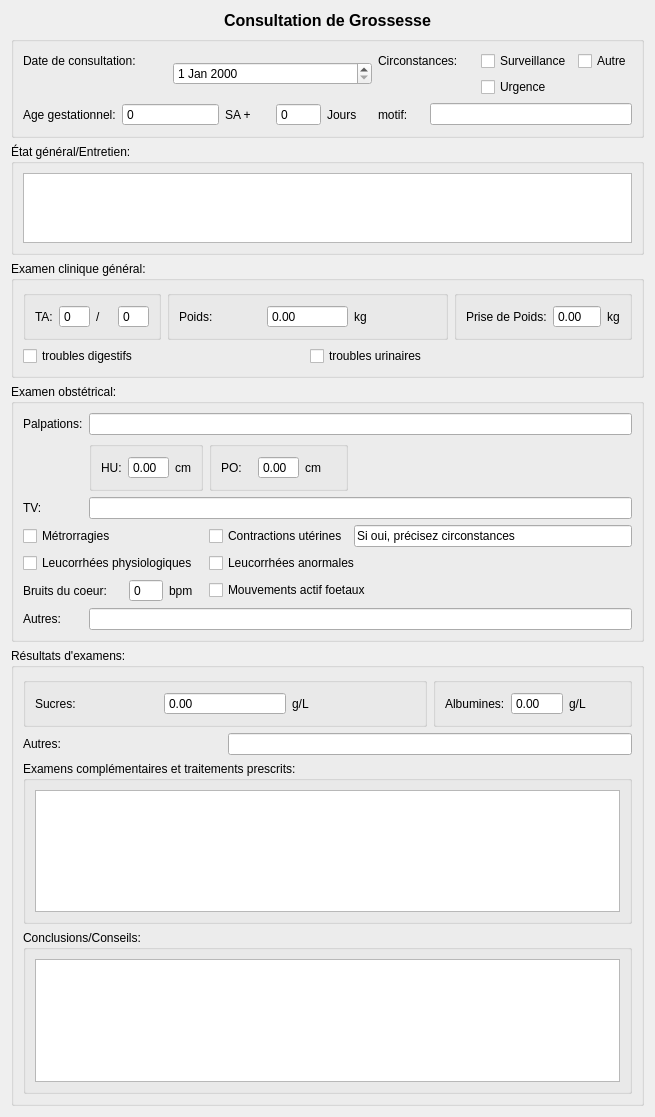
<?xml version="1.0" encoding="UTF-8"?>
<ui version="4.0">
 <class>widget</class>
 <widget class="QWidget" name="widget">
  <property name="geometry">
   <rect>
    <x>0</x>
    <y>0</y>
    <width>655</width>
    <height>1117</height>
   </rect>
  </property>
  <property name="windowTitle">
   <string>Dialog</string>
  </property>
  <layout class="QGridLayout" name="gridLayout">
   <item row="0" column="0">
    <layout class="QVBoxLayout" name="verticalLayout">
     <item>
      <layout class="QHBoxLayout" name="horizontalLayout">
       <item>
        <widget class="QLabel" name="label_4">
         <property name="text">
          <string/>
         </property>
        </widget>
       </item>
       <item>
        <widget class="QLabel" name="label_3">
         <property name="sizePolicy">
          <sizepolicy hsizetype="Preferred" vsizetype="Preferred">
           <horstretch>0</horstretch>
           <verstretch>0</verstretch>
          </sizepolicy>
         </property>
         <property name="text">
          <string>&lt;!DOCTYPE HTML PUBLIC &quot;-//W3C//DTD HTML 4.0//EN&quot; &quot;http://www.w3.org/TR/REC-html40/strict.dtd&quot;&gt;
&lt;html&gt;&lt;head&gt;&lt;meta name=&quot;qrichtext&quot; content=&quot;1&quot; /&gt;&lt;style type=&quot;text/css&quot;&gt;
p, li { white-space: pre-wrap; }
&lt;/style&gt;&lt;/head&gt;&lt;body style=&quot; font-family:'Sans Serif'; font-size:9pt; font-weight:400; font-style:normal;&quot;&gt;
&lt;p style=&quot; margin-top:0px; margin-bottom:0px; margin-left:0px; margin-right:0px; -qt-block-indent:0; text-indent:0px;&quot;&gt;&lt;span style=&quot; font-size:12pt; font-weight:600;&quot;&gt;Consultation de Grossesse&lt;/span&gt;&lt;/p&gt;&lt;/body&gt;&lt;/html&gt;</string>
         </property>
         <property name="textFormat">
          <enum>Qt::RichText</enum>
         </property>
        </widget>
       </item>
       <item>
        <widget class="QLabel" name="label">
         <property name="text">
          <string/>
         </property>
        </widget>
       </item>
      </layout>
     </item>
    </layout>
   </item>
   <item row="1" column="0">
    <widget class="QGroupBox" name="generalGroup">
     <property name="title">
      <string/>
     </property>
     <layout class="QGridLayout" name="gridLayout_2">
      <item row="0" column="0" colspan="2">
       <widget class="QLabel" name="label_2">
        <property name="text">
         <string>Date de consultation:</string>
        </property>
       </widget>
      </item>
      <item row="0" column="2" rowspan="2" colspan="4">
       <widget class="QDateEdit" name="dateEdit"/>
      </item>
      <item row="0" column="6" colspan="2">
       <widget class="QLabel" name="label_6">
        <property name="text">
         <string>Circonstances:</string>
        </property>
       </widget>
      </item>
      <item row="0" column="8">
       <widget class="QCheckBox" name="checkBox">
        <property name="text">
         <string>Surveillance</string>
        </property>
       </widget>
      </item>
      <item row="0" column="9">
       <widget class="QCheckBox" name="checkBox_3">
        <property name="text">
         <string>Autre</string>
        </property>
       </widget>
      </item>
      <item row="1" column="8" colspan="2">
       <widget class="QCheckBox" name="checkBox_2">
        <property name="text">
         <string>Urgence</string>
        </property>
       </widget>
      </item>
      <item row="2" column="0">
       <widget class="QLabel" name="label_5">
        <property name="text">
         <string>Age gestationnel:</string>
        </property>
       </widget>
      </item>
      <item row="2" column="1" colspan="2">
       <widget class="QSpinBox" name="spinBox">
        <property name="buttonSymbols">
         <enum>QAbstractSpinBox::NoButtons</enum>
        </property>
        <property name="maximum">
         <number>50</number>
        </property>
       </widget>
      </item>
      <item row="2" column="3">
       <widget class="QLabel" name="label_11">
        <property name="text">
         <string>SA +</string>
        </property>
       </widget>
      </item>
      <item row="2" column="4">
       <widget class="QSpinBox" name="spinBox_3">
        <property name="buttonSymbols">
         <enum>QAbstractSpinBox::NoButtons</enum>
        </property>
        <property name="maximum">
         <number>50</number>
        </property>
       </widget>
      </item>
      <item row="2" column="5">
       <widget class="QLabel" name="label_12">
        <property name="text">
         <string>Jours</string>
        </property>
       </widget>
      </item>
      <item row="2" column="6">
       <widget class="QLabel" name="label_7">
        <property name="text">
         <string>motif:</string>
        </property>
       </widget>
      </item>
      <item row="2" column="7" colspan="3">
       <widget class="QLineEdit" name="lineEdit"/>
      </item>
     </layout>
    </widget>
   </item>
   <item row="2" column="0">
    <widget class="QGroupBox" name="groupBox_7">
     <property name="title">
      <string>État général/Entretien:</string>
     </property>
     <layout class="QGridLayout" name="gridLayout_3">
      <item row="0" column="0">
       <widget class="QTextEdit" name="textEdit"/>
      </item>
     </layout>
    </widget>
   </item>
   <item row="3" column="0">
    <widget class="QGroupBox" name="groupBox_6">
     <property name="title">
      <string>Examen clinique général:</string>
     </property>
     <layout class="QGridLayout" name="gridLayout_10">
      <item row="0" column="0">
       <widget class="QGroupBox" name="groupBox_3">
        <property name="title">
         <string/>
        </property>
        <layout class="QGridLayout" name="gridLayout_11">
         <item row="0" column="0">
          <widget class="QLabel" name="label_36">
           <property name="text">
            <string>TA:</string>
           </property>
          </widget>
         </item>
         <item row="0" column="3">
          <widget class="QLabel" name="label_37">
           <property name="text">
            <string>/</string>
           </property>
          </widget>
         </item>
         <item row="0" column="1">
          <widget class="QSpinBox" name="spinBox_8">
           <property name="buttonSymbols">
            <enum>QAbstractSpinBox::NoButtons</enum>
           </property>
           <property name="maximum">
            <number>250</number>
           </property>
          </widget>
         </item>
         <item row="0" column="4">
          <widget class="QSpinBox" name="spinBox_9">
           <property name="buttonSymbols">
            <enum>QAbstractSpinBox::NoButtons</enum>
           </property>
           <property name="maximum">
            <number>250</number>
           </property>
          </widget>
         </item>
        </layout>
       </widget>
      </item>
      <item row="0" column="1" colspan="2">
       <widget class="QGroupBox" name="groupBox_4">
        <property name="title">
         <string/>
        </property>
        <layout class="QGridLayout" name="gridLayout_12">
         <item row="0" column="0">
          <widget class="QLabel" name="label_14">
           <property name="text">
            <string>Poids:</string>
           </property>
          </widget>
         </item>
         <item row="0" column="1">
          <widget class="QDoubleSpinBox" name="doubleSpinBox">
           <property name="buttonSymbols">
            <enum>QAbstractSpinBox::NoButtons</enum>
           </property>
           <property name="maximum">
            <double>299.990000000000009</double>
           </property>
          </widget>
         </item>
         <item row="0" column="2">
          <widget class="QLabel" name="label_15">
           <property name="text">
            <string>kg</string>
           </property>
          </widget>
         </item>
        </layout>
       </widget>
      </item>
      <item row="0" column="3">
       <widget class="QGroupBox" name="groupBox_5">
        <property name="title">
         <string/>
        </property>
        <layout class="QGridLayout" name="gridLayout_13">
         <item row="0" column="0">
          <widget class="QLabel" name="label_16">
           <property name="text">
            <string>Prise de Poids:</string>
           </property>
          </widget>
         </item>
         <item row="0" column="1">
          <widget class="QDoubleSpinBox" name="doubleSpinBox_2">
           <property name="buttonSymbols">
            <enum>QAbstractSpinBox::NoButtons</enum>
           </property>
           <property name="maximum">
            <double>299.990000000000009</double>
           </property>
          </widget>
         </item>
         <item row="0" column="2">
          <widget class="QLabel" name="label_17">
           <property name="text">
            <string>kg</string>
           </property>
          </widget>
         </item>
        </layout>
       </widget>
      </item>
      <item row="1" column="0" colspan="2">
       <widget class="QCheckBox" name="checkBox_8">
        <property name="text">
         <string>troubles digestifs</string>
        </property>
       </widget>
      </item>
      <item row="1" column="2" colspan="2">
       <widget class="QCheckBox" name="checkBox_9">
        <property name="text">
         <string>troubles urinaires</string>
        </property>
       </widget>
      </item>
     </layout>
    </widget>
   </item>
   <item row="4" column="0">
    <widget class="QGroupBox" name="groupBox_9">
     <property name="title">
      <string>Examen obstétrical:</string>
     </property>
     <layout class="QGridLayout" name="gridLayout_5">
      <item row="0" column="0">
       <widget class="QLabel" name="label_19">
        <property name="text">
         <string>Palpations:</string>
        </property>
       </widget>
      </item>
      <item row="0" column="1" colspan="5">
       <widget class="QLineEdit" name="lineEdit_2"/>
      </item>
      <item row="1" column="1" colspan="3">
       <widget class="QGroupBox" name="groupBox_11">
        <property name="title">
         <string/>
        </property>
        <layout class="QGridLayout" name="gridLayout_15">
         <item row="0" column="0">
          <widget class="QLabel" name="label_20">
           <property name="text">
            <string>HU:</string>
           </property>
          </widget>
         </item>
         <item row="0" column="1">
          <widget class="QDoubleSpinBox" name="doubleSpinBox_3">
           <property name="buttonSymbols">
            <enum>QAbstractSpinBox::NoButtons</enum>
           </property>
           <property name="maximum">
            <double>50.000000000000000</double>
           </property>
          </widget>
         </item>
         <item row="0" column="2">
          <widget class="QLabel" name="label_21">
           <property name="text">
            <string>cm</string>
           </property>
          </widget>
         </item>
        </layout>
       </widget>
      </item>
      <item row="1" column="4">
       <widget class="QGroupBox" name="groupBox_10">
        <property name="title">
         <string/>
        </property>
        <layout class="QGridLayout" name="gridLayout_14">
         <item row="0" column="0">
          <widget class="QLabel" name="label_23">
           <property name="text">
            <string>PO:</string>
           </property>
          </widget>
         </item>
         <item row="0" column="1">
          <widget class="QDoubleSpinBox" name="doubleSpinBox_4">
           <property name="buttonSymbols">
            <enum>QAbstractSpinBox::NoButtons</enum>
           </property>
           <property name="maximum">
            <double>50.000000000000000</double>
           </property>
          </widget>
         </item>
         <item row="0" column="2">
          <widget class="QLabel" name="label_22">
           <property name="text">
            <string>cm</string>
           </property>
          </widget>
         </item>
        </layout>
       </widget>
      </item>
      <item row="2" column="0">
       <widget class="QLabel" name="label_24">
        <property name="text">
         <string>TV:</string>
        </property>
       </widget>
      </item>
      <item row="2" column="1" colspan="5">
       <widget class="QLineEdit" name="lineEdit_3">
        <property name="text">
         <string/>
        </property>
       </widget>
      </item>
      <item row="3" column="0" colspan="2">
       <widget class="QCheckBox" name="checkBox_4">
        <property name="text">
         <string>Métrorragies</string>
        </property>
       </widget>
      </item>
      <item row="3" column="4">
       <widget class="QCheckBox" name="checkBox_7">
        <property name="text">
         <string>Contractions utérines</string>
        </property>
       </widget>
      </item>
      <item row="3" column="5">
       <widget class="QLineEdit" name="lineEdit_4">
        <property name="text">
         <string>Si oui, précisez circonstances</string>
        </property>
       </widget>
      </item>
      <item row="4" column="0" colspan="4">
       <widget class="QCheckBox" name="checkBox_5">
        <property name="text">
         <string>Leucorrhées physiologiques</string>
        </property>
       </widget>
      </item>
      <item row="4" column="4" colspan="2">
       <widget class="QCheckBox" name="checkBox_6">
        <property name="text">
         <string>Leucorrhées anormales</string>
        </property>
       </widget>
      </item>
      <item row="5" column="0" colspan="2">
       <widget class="QLabel" name="label_25">
        <property name="text">
         <string>Bruits du coeur:</string>
        </property>
       </widget>
      </item>
      <item row="5" column="2">
       <widget class="QSpinBox" name="spinBox_5">
        <property name="buttonSymbols">
         <enum>QAbstractSpinBox::NoButtons</enum>
        </property>
        <property name="maximum">
         <number>200</number>
        </property>
       </widget>
      </item>
      <item row="5" column="3">
       <widget class="QLabel" name="label_26">
        <property name="text">
         <string>bpm</string>
        </property>
       </widget>
      </item>
      <item row="5" column="4" colspan="2">
       <widget class="QCheckBox" name="checkBox_10">
        <property name="text">
         <string>Mouvements actif foetaux</string>
        </property>
       </widget>
      </item>
      <item row="6" column="0">
       <widget class="QLabel" name="label_27">
        <property name="text">
         <string>Autres:</string>
        </property>
       </widget>
      </item>
      <item row="6" column="1" colspan="5">
       <widget class="QLineEdit" name="lineEdit_5">
        <property name="text">
         <string/>
        </property>
       </widget>
      </item>
     </layout>
    </widget>
   </item>
   <item row="5" column="0">
    <widget class="QGroupBox" name="groupBox_12">
     <property name="title">
      <string>Résultats d'examens:</string>
     </property>
     <layout class="QGridLayout" name="gridLayout_4">
      <item row="0" column="0" colspan="2">
       <widget class="QGroupBox" name="groupBox_13">
        <property name="title">
         <string/>
        </property>
        <layout class="QGridLayout" name="gridLayout_6">
         <item row="0" column="0">
          <widget class="QLabel" name="label_29">
           <property name="text">
            <string>Sucres:</string>
           </property>
          </widget>
         </item>
         <item row="0" column="1">
          <widget class="QDoubleSpinBox" name="doubleSpinBox_5">
           <property name="buttonSymbols">
            <enum>QAbstractSpinBox::NoButtons</enum>
           </property>
          </widget>
         </item>
         <item row="0" column="2">
          <widget class="QLabel" name="label_32">
           <property name="text">
            <string>g/L</string>
           </property>
          </widget>
         </item>
        </layout>
       </widget>
      </item>
      <item row="0" column="2">
       <widget class="QGroupBox" name="groupBox_14">
        <property name="title">
         <string/>
        </property>
        <layout class="QGridLayout" name="gridLayout_7">
         <item row="0" column="0">
          <widget class="QLabel" name="label_30">
           <property name="text">
            <string>Albumines:</string>
           </property>
          </widget>
         </item>
         <item row="0" column="1">
          <widget class="QDoubleSpinBox" name="doubleSpinBox_6">
           <property name="buttonSymbols">
            <enum>QAbstractSpinBox::NoButtons</enum>
           </property>
          </widget>
         </item>
         <item row="0" column="2">
          <widget class="QLabel" name="label_31">
           <property name="text">
            <string>g/L</string>
           </property>
          </widget>
         </item>
        </layout>
       </widget>
      </item>
      <item row="1" column="0">
       <widget class="QLabel" name="label_33">
        <property name="text">
         <string>Autres:</string>
        </property>
       </widget>
      </item>
      <item row="1" column="1" colspan="2">
       <widget class="QLineEdit" name="lineEdit_6">
        <property name="text">
         <string/>
        </property>
       </widget>
      </item>
      <item row="2" column="0" colspan="3">
       <widget class="QGroupBox" name="groupBox_2">
        <property name="title">
         <string>Examens complémentaires et traitements prescrits:</string>
        </property>
        <layout class="QGridLayout" name="gridLayout_8">
         <item row="0" column="0">
          <widget class="QTextEdit" name="textEdit_2"/>
         </item>
        </layout>
       </widget>
      </item>
      <item row="3" column="0" colspan="3">
       <widget class="QGroupBox" name="groupBox">
        <property name="title">
         <string>Conclusions/Conseils:</string>
        </property>
        <layout class="QGridLayout" name="gridLayout_9">
         <item row="0" column="0">
          <widget class="QTextEdit" name="textEdit_3"/>
         </item>
        </layout>
       </widget>
      </item>
     </layout>
    </widget>
   </item>
  </layout>
 </widget>
 <resources/>
 <connections/>
</ui>
